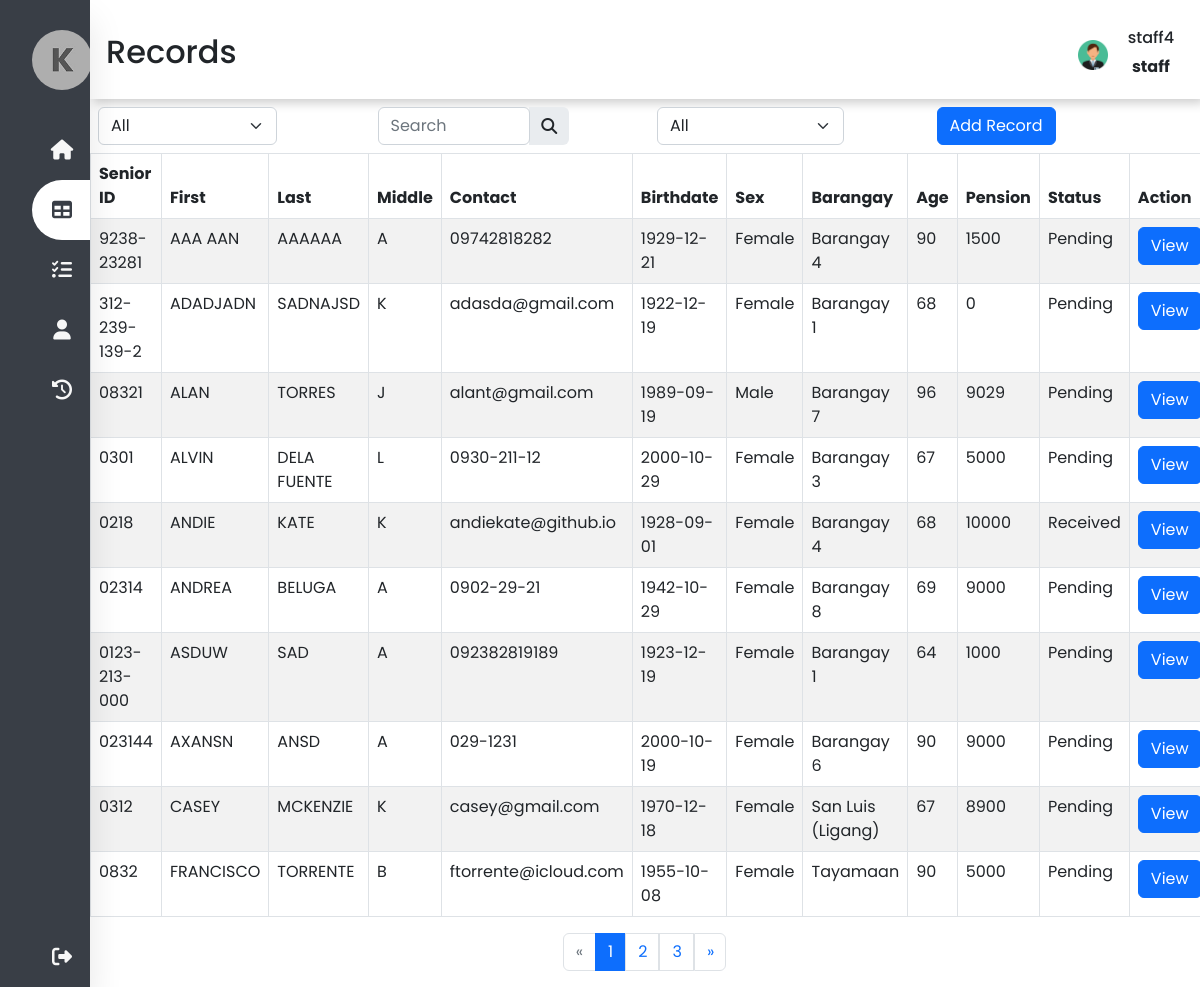
Page /deprecated/records.php (signed in) on the committed database.
### tables this page shows
CREATE TABLE `tbl_records` (
  `id` int(11) NOT NULL,
  `fx_id` varchar(50) NOT NULL,
  `fx_firstname` varchar(50) NOT NULL,
  `fx_lastname` varchar(50) NOT NULL,
  `fx_middlename` varchar(50) NOT NULL,
  `fx_contact` varchar(150) NOT NULL,
  `fd_birthdate` date NOT NULL,
  `fx_gender` varchar(50) NOT NULL,
  `fx_barangay` varchar(150) NOT NULL,
  `fn_age` int(3) NOT NULL,
  `fn_pension` bigint(50) NOT NULL,
  `fn_status` varchar(50) NOT NULL,
  `life_status` varchar(150) NOT NULL,
  `fd_pension` date NOT NULL
);

### deprecated/records.php (the view, shortened to what this page needs)
<?php
include('conn/connection.php');
$limit = isset($_SESSION['records-limit']) ? $_SESSION['records-limit'] : 10;
$page = isset($_GET['page']) ? $_GET['page'] : 1;
$paginationStart = ($page - 1) * $limit;
$records = $conn->query("SELECT * FROM tbl_records ORDER BY `tbl_records`.`fx_firstname` ASC LIMIT $paginationStart, $limit");
$allrecords = $records->fetch_all(MYSQLI_ASSOC);
$sql = $conn->query("SELECT count(id) AS id FROM tbl_records");
$custCount = $sql->fetch_all(MYSQLI_ASSOC);
$allRecrods = $custCount[0]['id'];
$totoalPages = ceil($allRecrods / $limit);
$prev = $page - 1;
$next = $page + 1;
if (isset($_SESSION['user_id']) && isset($_SESSION['user_name'])) {
?>
<!DOCTYPE html>
<html lang="en">
<head>
    <link href="https://cdn.jsdelivr.net/npm/bootstrap@5.2.2/dist/css/bootstrap.min.css" rel="stylesheet">
    <link rel="stylesheet" type="text/css" href="css/g_style.css">
    <link rel="stylesheet" type="text/css" href="css/records_style.css">
    <link rel="stylesheet" href="https://cdnjs.cloudflare.com/ajax/libs/font-awesome/6.2.0/css/all.min.css">
</head>
<body>
    <nav class="side-nav">
        <ul>
            <li>
                <a href="#" class="logo">
                    <img src="media/logo.jpg" alt="logo">
                </a>
            </li>
            <li><a href="dashboard.php" id="nav-list">
                    <i class="fas fa-home"></i>
                </a></li>
            <li><a href="#" class="active" id="nav-list">
                    <i class="fas fa-table"></i>
                </a></li>
            <li><a href="reports.php" id="nav-list">
                    <i class="fas fa-tasks"></i>
                </a></li>
            <li><a href="#" id="nav-list">
                    <i class="fas fa-user"></i>
                </a></li>
            <li><a href="activities.php" id="nav-list">
                    <i class="fas fa-solid fa-clock-rotate-left"></i>
                </a></li>
            <li><a href="function/logout.php" class="logout" id="nav-list">
                    <i class="fas fa-sign-out-alt"></i>
                </a></li>
        </ul>
    </nav>
    <div class="main-content">
        <header>
            <div class="header-title">
                <h2>
                    <label for="">
                        Records
                </h2>
            </div>
            <div class="user-wrapper">
                <img src="media/male.png" width="30px" height="30px" alt="user">
                <div>
                    <h6><span class="nav-item"><?php echo $_SESSION['user_name']; ?></span></h6>
                    <p><span class="nav-item"><?php echo $_SESSION['user_level']; ?></span></p>
                </div>
            </div>
        </header>
        <div class="container p-2">
            <div class="row" id="tbl_header">
                <div class="div-2 col-sm">
                    <select class="form-select" style="width: auto;">
                        <option>All</option>
                    </select>
                </div>
                <div class="div-1 col-sm">
                    <div class="input-group rounded w-75">
                        <input type="search" class="form-control rounded" placeholder="Search" aria-label="Search"
                            aria-describedby="search-addon" />
                        <span class="input-group-text border-0" id="search-addon">
                            <i class="fas fa-search"></i>
                        </span>
                    </div>
                </div>
                <div class="div-2.1 col-sm">
                    <select class="form-select" id="bselect" style="width: auto;">
                        <option>All</option>
                    </select>
                </div>
                <div class="div-3 col-sm">
                    <button type="button" class="btn btn-primary" data-bs-toggle="modal" data-bs-target="#myModal">Add
                        Record</button>
                </div>
            </div>
        </div>
        <div class="table-div t-1" id="container">
            <table id="datatable" class="table table-striped table-bordered">
                <thead>
                    <tr>
                        <th scope="col">Senior ID</th>
                        <th scope="col">First</th>
                        <th scope="col">Last</th>
                        <th scope="col">Middle</th>
                        <th scope="col">Contact</th>
                        <th scope="col">Birthdate</th>
                        <th scope="col">Sex</th>
                        <th scope="col">Barangay</th>
                        <th scope="col">Age</th>
                        <th scope="col">Pension</th>
                        <th scope="col">Status</th>
                        <th scope="col">Action</th>
                    </tr>
                </thead>
                <tbody>
                    <?php foreach($allrecords as $row) :  ?>
                    <tr>
                        <td id="sid"> <?php echo $row['fx_id']; ?> </td>
                        <td> <?php echo $row['fx_firstname']; ?> </td>
                        <td> <?php echo $row['fx_lastname']; ?> </td>
                        <td> <?php echo $row['fx_middlename']; ?> </td>
                        <td> <?php echo $row['fx_contact']; ?> </td>
                        <td> <?php echo $row['fd_birthdate']; ?> </td>
                        <td> <?php echo $row['fx_gender']; ?> </td>
                        <td> <?php echo $row['fx_barangay']; ?> </td>
                        <td> <?php echo $row['fn_age']; ?> </td>
                        <td> <?php echo $row['fn_pension']; ?> </td>
                        <td> <?php echo $row['fn_status']; ?> </td>
                        <td> <button id='<?php echo $row['fx_id']; ?>' class="view btn btn-primary"
                                style="width: auto;">View</button></td>
                    </tr>
                    <?php endforeach; ?>
                </tbody>
            </table>
        </div>
        <div class="d-flex justify-content-center">
            <ul class="pagination">
                <li class="page-item <?php if($page <= 1){ echo 'disabled'; } ?>">
                    <a class="page-link w-100"
                        href="<?php if($page <= 1){ echo '#'; } else { echo "?page=" . $prev; } ?>">
                        <span aria-hidden="true">&laquo;</span>
                    </a>
                </li>
                <?php for($i = 1; $i <= $totoalPages; $i++ ): ?>
                <li class="page-item <?php if($page == $i) {echo 'active'; } ?>">
                    <a class="page-link w-100" href="records.php?page=<?= $i; ?>"> <?= $i; ?> </a>
                </li>
                <?php endfor; ?>
                <li class="page-item <?php if($page >= $totoalPages) { echo 'disabled'; } ?>">
                    <a class="page-link w-100"
                        href="<?php if($page >= $totoalPages){ echo '#'; } else {echo "?page=". $next; } ?>">
                        <span aria-hidden="true">&raquo;</span>
                    </a>
                </li>
            </ul>
        </div>
    </div>
</body>
</html>
<?php
}else{
    header("Location: index.php");
    exit();
}
?>

### css/g_style.css (style rules this page uses)
:root { --main-color:#393E46; --secondary-color: #6D9886; --next-color: #F2E7D5; --last-color: #F7F7F7; --gray: #808080; }
* { margin: 0; padding: 0; outline: none; border: none; list-style: none; box-sizing: border-box; text-decoration: none; font-family: "Poppins", sans-serif; }
body { background: #fff; }
.side-nav { position: fixed; top: 0; bottom: 0; height: 100%; background: var(--main-color); width: 90px; z-index: 999; overflow: hidden; transition: width 0.2s linear; box-shadow: 0 20px 35px rgba(0, 0, 0, 0.1); }
.logo { text-align: center; display: flex; transition: all 0.5s ease; margin: 20px 0 20px -10px; }
.logo img { width: 60px; height: 60px; border-radius: 50%; }
a { position: relative; color: rgb(85, 83, 83); font-size: 14px; text-decoration: none; color: var(--last-color); display: table; width: 300px; padding: 10px; }
li i { position: relative; width: 40px; height: 40px; top: 10px; color: var(--last-color); font-size: 20px; text-align: center; }
.nav-item { position: relative; top: 12px; margin-left: 20px; }
li a.active { background: #fff; color: var(--main-color); border-radius: 30px 0 0 30px; }
a.active i { color: var(--main-color); }
.logout { position: absolute; bottom: 0; }
.main-content { padding: 0 0 0 90px; }
header { display: flex; justify-content: space-between; padding: 1rem; width: 100%; box-shadow: 4px 4px 10px rgba(0, 0, 0, 0.2); }
.header-title { transform: translateY(25%); }
.user-wrapper { display: flex; margin-right: 10px; align-items: center; }
.user-wrapper div p { text-align: center; font-weight: bold; }
.user-wrapper img { margin-top: 10px; }

### css/records_style.css (style rules this page uses)
:root { --main-color: #393E46; --secondary-color: #6D9886; --next-color: #F2E7D5; --last-color: #F7F7F7; --gray: #808080; }

### rows in the picture
tbl_records: fx "9238-23281", fx_firstname "AAA AAN", fx_lastname "AAAAAA", fx_middlename "A", fx_contact "09742818282", fd_birthdate "1929-12-21", fx_gender "Female", fx_barangay "Barangay 4", fn_age "90", fn_pension "1500", fn_status "Pending"
tbl_records: fx "312-239-139-2", fx_firstname "ADADJADN", fx_lastname "SADNAJSD", fx_middlename "K", fx_contact "adasda@gmail.com", fd_birthdate "1922-12-19", fx_gender "Female", fx_barangay "Barangay 1", fn_age "68", fn_pension "0", fn_status "Pending"
tbl_records: fx "08321", fx_firstname "ALAN", fx_lastname "TORRES", fx_middlename "J", fx_contact "alant@gmail.com", fd_birthdate "1989-09-19", fx_gender "Male", fx_barangay "Barangay 7", fn_age "96", fn_pension "9029", fn_status "Pending"
tbl_records: fx "0301", fx_firstname "ALVIN", fx_lastname "DELA FUENTE", fx_middlename "L", fx_contact "0930-211-12", fd_birthdate "2000-10-29", fx_gender "Female", fx_barangay "Barangay 3", fn_age "67", fn_pension "5000", fn_status "Pending"
tbl_records: fx "0218", fx_firstname "ANDIE", fx_lastname "KATE", fx_middlename "K", fx_contact "andiekate@github.io", fd_birthdate "1928-09-01", fx_gender "Female", fx_barangay "Barangay 4", fn_age "68", fn_pension "10000", fn_status "Received"
tbl_records: fx "02314", fx_firstname "ANDREA", fx_lastname "BELUGA", fx_middlename "A", fx_contact "0902-29-21", fd_birthdate "1942-10-29", fx_gender "Female", fx_barangay "Barangay 8", fn_age "69", fn_pension "9000", fn_status "Pending"
tbl_records: fx "0123-213-000", fx_firstname "ASDUW", fx_lastname "SAD", fx_middlename "A", fx_contact "092382819189", fd_birthdate "1923-12-19", fx_gender "Female", fx_barangay "Barangay 1", fn_age "64", fn_pension "1000", fn_status "Pending"
tbl_records: fx "023144", fx_firstname "AXANSN", fx_lastname "ANSD", fx_middlename "A", fx_contact "029-1231", fd_birthdate "2000-10-19", fx_gender "Female", fx_barangay "Barangay 6", fn_age "90", fn_pension "9000", fn_status "Pending"
tbl_records: fx "0312", fx_firstname "CASEY", fx_lastname "MCKENZIE", fx_middlename "K", fx_contact "casey@gmail.com", fd_birthdate "1970-12-18", fx_gender "Female", fx_barangay "San Luis (Ligang)", fn_age "67", fn_pension "8900", fn_status "Pending"
tbl_records: fx "0832", fx_firstname "FRANCISCO", fx_lastname "TORRENTE", fx_middlename "B", fx_contact "ftorrente@icloud.com", fd_birthdate "1955-10-08", fx_gender "Female", fx_barangay "Tayamaan", fn_age "90", fn_pension "5000", fn_status "Pending"

### other values in the picture
$_SESSION['user_name'] "staff4"
$_SESSION['user_level'] "staff"
